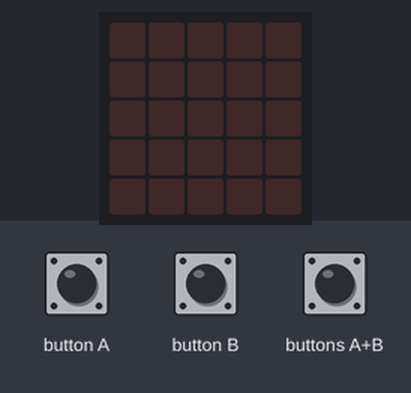
Bench run of a program on a simulated BBC micro:bit (MakeCode). On the bench: the board's 5×5 LED display. The inputs (shaded band) are chosen by the test bench. Random numbers come from a fixed seed; the short countdown, score and lost-life animations are approximate; the run ends where the board's game-over animation would start. At 16.0 s the program stops and its outputs stay as they are.

Above: at 1.2 s.
1.3 s: buttons A+B pressed for 0.15 s
At 3.8 s:
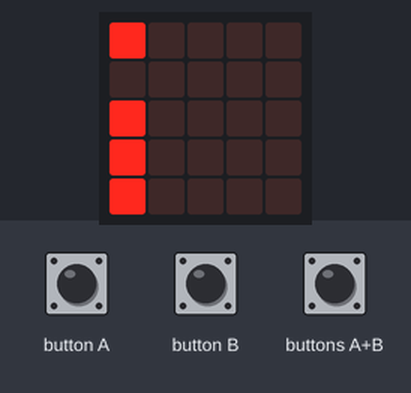
4.3 s: button A pressed for 0.15 s
At 6.17 s:
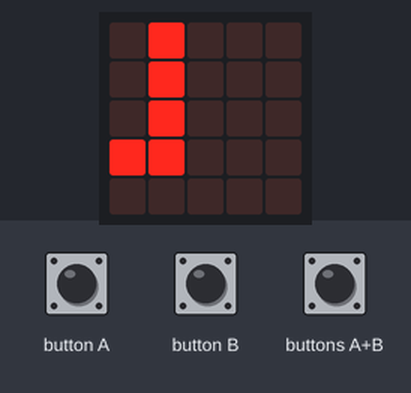
7.3 s: button B pressed for 0.15 s
At 9.18 s:
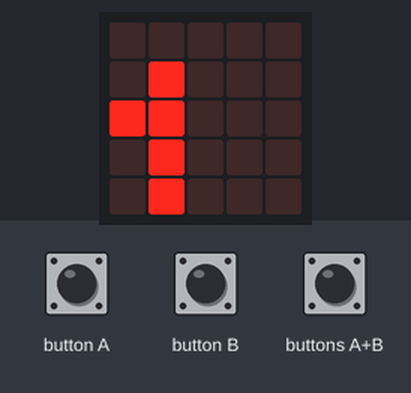
10.3 s: button A pressed for 0.15 s
At 12.2 s:
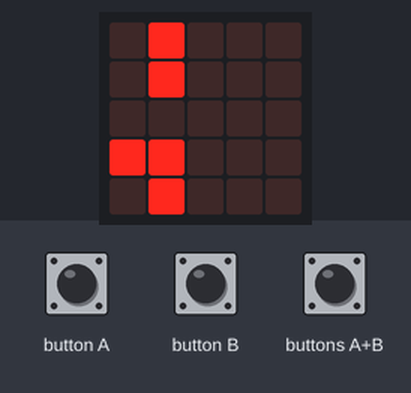

The program:

main.ts
```typescript
let играидет = false
let птичка: game.LedSprite = null
let пусто = 0
let препятствие: game.LedSprite[] = []
input.onButtonPressed(Button.A, function () {
    if (играидет) {
        птичка.move(-1)
    }
})
function сделать_стенку () {
    пусто = randint(0, 4)
    препятствие = []
    for (let index = 0; index <= 4; index++) {
        if (index != пусто) {
            препятствие.push(game.createSprite(4, index))
        }
    }
    basic.pause(500)
}
input.onButtonPressed(Button.AB, function () {
    подготовка()
    играидет = true
    while (играидет) {
        сделать_стенку()
        двигать_стенку()
        проверка_координаты()
        удалить_стенку()
        basic.pause(500)
    }
})
input.onButtonPressed(Button.B, function () {
    if (играидет) {
        птичка.move(1)
    }
})
function подготовка () {
    птичка = game.createSprite(0, 2)
    птичка.set(LedSpriteProperty.Direction, 0)
    птичка.set(LedSpriteProperty.Blink, 300)
    game.setLife(5)
    game.setScore(0)
}
function двигать_стенку () {
    for (let index = 0; index < 4; index++) {
        for (let sprite of препятствие) {
            sprite.move(-1)
        }
        if (game.score() < 10) {
            basic.pause(500)
        } else if (game.score() < 20) {
            basic.pause(450)
        } else if (game.score() < 30) {
            basic.pause(400)
        } else if (game.score() < 40) {
            basic.pause(350)
        } else if (game.score() < 50) {
            basic.pause(300)
        } else if (game.score() < 60) {
            basic.pause(250)
        } else {
            basic.pause(200)
        }
    }
}
function удалить_стенку () {
    for (let sprite of препятствие) {
        sprite.delete()
    }
}
function проверка_координаты () {
    if (птичка.get(LedSpriteProperty.Y) == пусто) {
        game.addScore(1)
    } else {
        game.removeLife(1)
    }
    if (game.score() >= 100) {
        играидет = false
        птичка.delete()
        basic.pause(1000)
        basic.showString("YOU WIN!!!")
    }
}
```

test.ts
```typescript
// здесь помещаются тесты; они не будут скомпилированы, пока пакет используется в качестве расширения.
```

Measured:
- after the input at 1.3 s, the display: first changes after 0.15 s (image 1 shows a later state)
- what the display in image 1 shows lasts 0.5 s, from 3.5 s to 4.0 s
